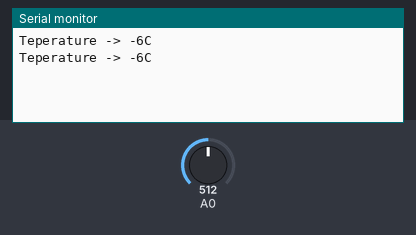
Recording of a sketch running on a simulated Arduino Uno, built with avr-gcc and run on an emulated ATmega328P. Parts: the last lines printed to the serial monitor. The inputs (shaded band) are chosen by the test bench; at power-on: A0 = 512.

Above: at 1.8 s.
1.9 s: A0 set to 716
At 2.8 s:
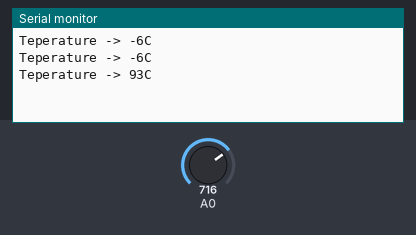
3.4 s: A0 set to 900
At 4.8 s:
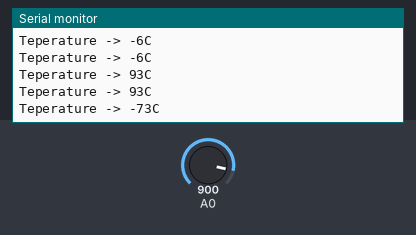
Timing chart, 0 to 6.4 s (numbered marks = the images above; inputs shaded):
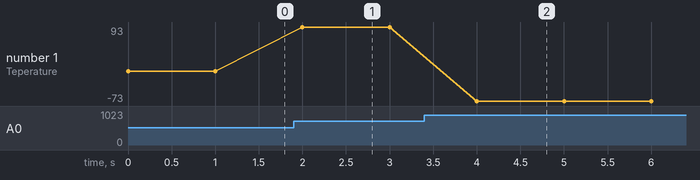

The sketch:

temperature_sensor.ino
```cpp
void setup() {
  Serial.begin(9600);
}

void loop() {
  int val;
  int dat;

  val = analogRead(0);
  dat = (125 * val) >> 8;
  Serial.print("Teperature -> ");
  Serial.print(dat);
  Serial.println("C");
  delay(1000);
}
```

Measured:
- after the input at 1.9 s, the serial monitor: prints a new line after 0.10 s (image 1)
- after the input at 3.4 s, the serial monitor: prints a new line after 0.60 s (image 2)
- plotted number 1: -6 → 93 after the input at 1.9 s, 93 → -73 after the input at 3.4 s
